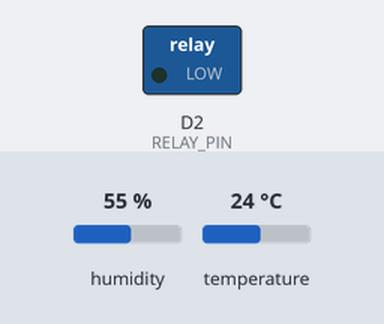
Simulated run of this sketch. Board: ESP8266 (NodeMCU). On the bench: switched loads named in the sketch (green lamp = pin HIGH). The inputs (shaded band) are chosen by the test bench; at power-on: temperature 24 °C, humidity 55 %. WiFi joins after 1.5 s; servers stay silent unless stated; random numbers use the default seed unless the sketch sets one; no MQTT or app messages arrive unless stated; what the sketch prints to the serial monitor is not drawn.

Above: at 2.8 s.
2.9 s: temperature set to 34.2 °C
16.6 s: temperature set to 35.7 °C
At 20.8 s:
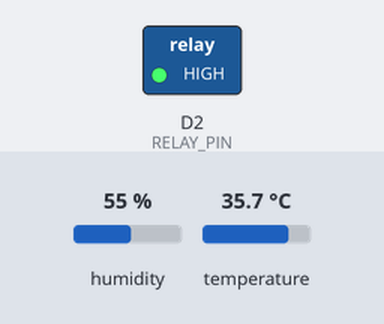
30.3 s: temperature set to 12 °C
At 40.9 s:
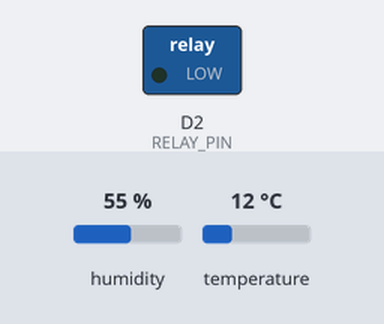
44.0 s: temperature set to 41 °C
At 51.0 s:
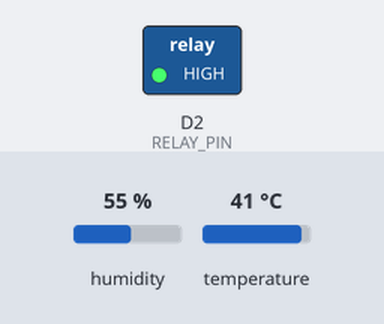
Timing chart, 0 to 52.5 s (numbered marks = the images above; inputs shaded):
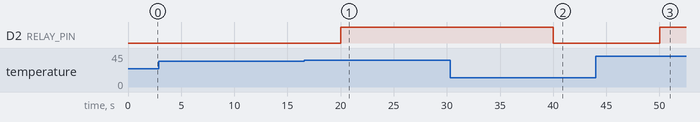

The sketch:

ESP8266_MQTT_DHT22.ino
```cpp
#include <ESP8266WiFi.h>
#include <PubSubClient.h>
#include <ArduinoJson.h>
#include <DHT.h>

// Wifi & MQTT variable
const char* ssid = "Redmi";
const char* password = "qwerty098";
const char* mqtt_server = "192.168.61.114";

// Initialize Wifi
WiFiClient espClient;
PubSubClient client(espClient);
unsigned long lastMsg = 0;
#define MSG_BUFFER_SIZE (50)
char msg[MSG_BUFFER_SIZE];
int value = 0;

// Allocate the JSON document
JsonDocument doc;

// DHT & Relay PIN
#define DHT_SENSOR_PIN D3
#define DHT_SENSOR_TYPE DHT22
#define RELAY_PIN D2

// Initialize DHT22 & Relay
DHT dht_sensor(DHT_SENSOR_PIN, DHT_SENSOR_TYPE);

void setup_wifi() {
  delay(10);
  // We start by connecting to a WiFi network
  Serial.println();
  Serial.print("Connecting to ");
  Serial.println(ssid);

  WiFi.mode(WIFI_STA);
  WiFi.begin(ssid, password);

  while (WiFi.status() != WL_CONNECTED) {
    delay(500);
    Serial.print(".");
  }

  randomSeed(micros());

  Serial.println("");
  Serial.println("WiFi connected");
  Serial.println("IP address: ");
  Serial.println(WiFi.localIP());
}

void reconnect() {
  // Loop until we're reconnected
  while (!client.connected()) {
    Serial.print("Attempting MQTT connection...");
    // Create a random client ID
    String clientId = "ESP8266Client-";
    clientId += String(random(0xffff), HEX);
    // Attempt to connect
    if (client.connect(clientId.c_str())) {
      Serial.println("connected");
      // Once connected, publish an announcement...
      client.publish("outTopic", "hello world");
    } else {
      Serial.print("failed, rc=");
      Serial.print(client.state());
      Serial.println(" try again in 5 seconds");
      // Wait 5 seconds before retrying
      delay(5000);
    }
  }
}

void setup() {
  Serial.begin(115200);
  setup_wifi();
  client.setServer(mqtt_server, 1883);

  dht_sensor.begin();
  pinMode(RELAY_PIN, OUTPUT);

  delay(100);
  digitalWrite(RELAY_PIN, LOW);
}

void loop() {
  if (!client.connected()) {
    reconnect();
  }
  client.loop();

  // wait 10 seconds between readings & sendings
  unsigned long now = millis();
  if (now - lastMsg > 10000) {
    lastMsg = now;

    // read humidity
    float humidity = dht_sensor.readHumidity();
    // read temperature in Celsius
    float temperature_C = dht_sensor.readTemperature();
    // read temperature in Fahrenheit
    float temperature_F = dht_sensor.readTemperature(true);

    // check whether the reading is successful or not
    if (isnan(temperature_C) || isnan(temperature_F) || isnan(humidity)) {
      Serial.println("Failed to read from DHT sensor!");
    } else {
      Serial.print("Humidity: ");
      Serial.print(humidity);
      Serial.print("%");

      Serial.print("  |  ");

      Serial.print("Temperature: ");
      Serial.print(temperature_C);
      Serial.print("°C  ~  ");
      Serial.print(temperature_F);
      Serial.println("°F");

      // Turn on Relay if the temperature reached 35 Celcius
      if (temperature_C >= 35) {
        digitalWrite(RELAY_PIN, HIGH);
      } else {
        digitalWrite(RELAY_PIN, LOW);
      }
    }

    // Add values in the document
    doc["humidity"] = humidity;
    doc["temperature_c"] = temperature_C;
    doc["temperature_f"] = temperature_F;

    // Send to MQTT Broker
    char buffer[96];
    serializeJson(doc, buffer);
    size_t n = serializeJson(doc, buffer);
    client.publish("dht22", buffer, n);
  }
}
```

Measured:
- the behaviour switches between 34.9 and 35 °C on temperature (found by bisection; images 0 and 1)
- after the input at 2.9 s, every drawn part: stays the same
- after the input at 16.6 s, D2 (RELAY_PIN): LOW → HIGH after 3.4 s
- after the input at 30.3 s, D2 (RELAY_PIN): HIGH → LOW after 9.7 s
- after the input at 44.0 s, D2 (RELAY_PIN): LOW → HIGH after 6.0 s
